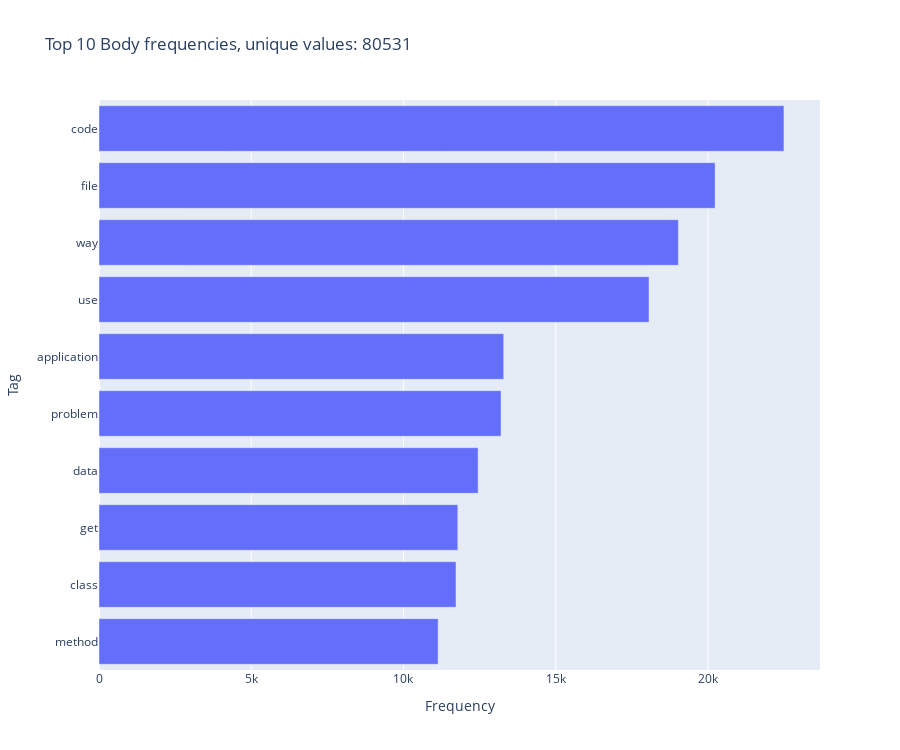

The cell this chart's notebook holds for it:
### Markdown cell above
We plot the first most frequent terms and their frequencies:

### Code cell
def plot_frequencies(frequencies, name, top=10):

    uniques = len(frequencies)
    dist_df = pd.DataFrame({
        'Tag':frequencies.keys(),
        'Frequency':frequencies.values()}
        ).sort_values('Frequency').tail(top)

    fig = px.bar(
        dist_df,
        x='Frequency',
        y='Tag',
        orientation='h',
        title=f'Top {top} {name} frequencies, unique values: {uniques}',
        height=750)
    fig.show()


plot_frequencies(body_frequencies, 'Body')

### Figure 1 — Plotly figure (JSON) as saved in the notebook; plotly's stock layout.template omitted (floating-point values rounded to 4 significant figures)
{"data": [{"alignmentgroup": "True", "hovertemplate": "Frequency=%{x}<br>Tag=%{y}<extra></extra>", "legendgroup": "", "marker": {"color": "#636efa", "pattern": {"shape": ""}}, "name": "", "offsetgroup": "", "orientation": "h", "showlegend": false, "textposition": "auto", "type": "bar", "x": [11138, 11725, 11784, 12451, 13204, 13292, 18064, 19028, 20234, 22495], "xaxis": "x", "y": ["method", "class", "get", "data", "problem", "application", "use", "way", "file", "code"], "yaxis": "y"}], "layout": {"barmode": "relative", "height": 750, "legend": {"tracegroupgap": 0}, "title": {"text": "Top 10 Body frequencies, unique values: 80531"}, "xaxis": {"anchor": "y", "domain": [0, 1], "title": {"text": "Frequency"}}, "yaxis": {"anchor": "x", "domain": [0, 1], "title": {"text": "Tag"}}}}
